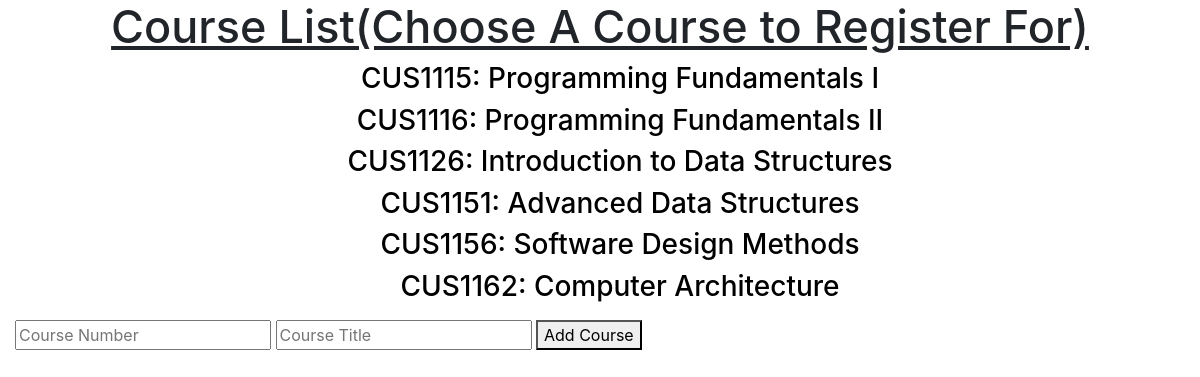
The page / on the database its author committed.
### models.py (models this page shows, shortened)
class Course(db.Model):
    __tablename__= "courses"
    id = db.Column(db.Integer, primary_key=True)
    course_number = db.Column(db.String, nullable=False)
    course_title = db.Column(db.String, nullable=False)
    registered_students = db.relationship("RegisteredStudent", backref="courses", lazy=True)

### app.py (the view)
@app.route("/")
def index():
    courses = Course.query.all()
    return render_template('index.html', courses=courses)

### templates/index.html (shortened to what this page needs)
<html>
  <head>
    <link href="https://stackpath.bootstrapcdn.com/bootstrap/4.3.0/css/bootstrap.min.css", rel="stylesheet">
  </head>
  {% block body %}
  <body>
    <div class="container-fluid page-container">
      <h1 style="text-decoration: underline; font-size: 45px; text-align: center;">Course List(Choose A Course to Register For)</h1>
      <div class="container-fluid">
        <ul style="text-align: center; list-style: none;">
          {% for course in courses %}
            <a style="color: #000;" href={{url_for('register_student', course_id=course.id)}}>
              <h3><li>{{course.course_number}}: {{course.course_title}}</li></h3>
            </a>
          {% endfor %}
        </ul>
      </div>
      <div class="mt-1 new-class-form">
        <form action="{{url_for('add_course')}}" method="post">
          <input type="text" name="course_number" placeholder="Course Number">
          <input type="text" name="course_title" placeholder="Course Title">
          <button type="submit">Add Course</button>
      </div>
    </div>
  </body>
  {% endblock %}
</html>

### rows shown on the page
Course: course_number "CUS1115", course_title "Programming Fundamentals I"
Course: course_number "CUS1116", course_title "Programming Fundamentals II"
Course: course_number "CUS1126", course_title "Introduction to Data Structures"
Course: course_number "CUS1151", course_title "Advanced Data Structures"
Course: course_number "CUS1156", course_title "Software Design Methods"
Course: course_number "CUS1162", course_title "Computer Architecture"
